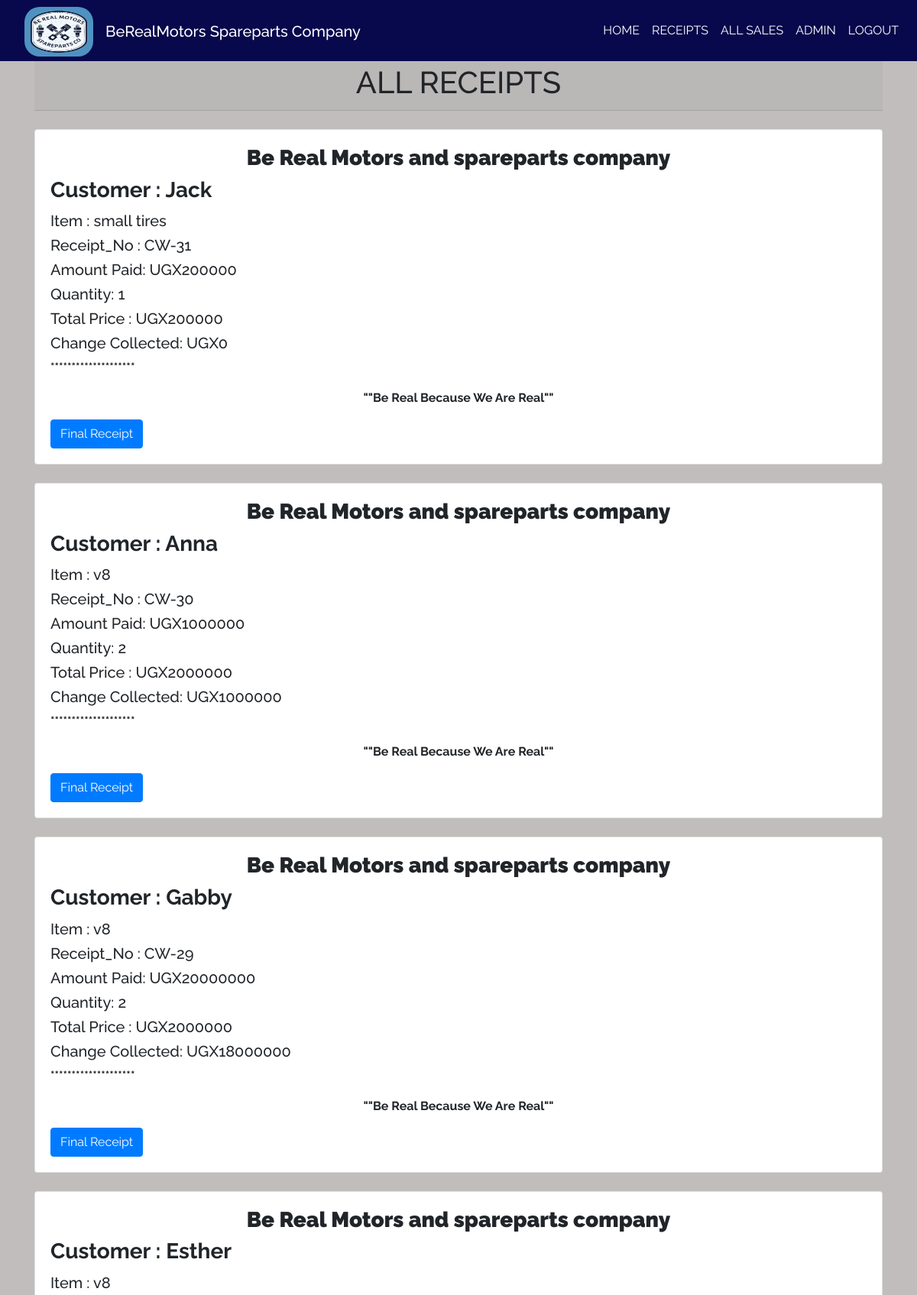
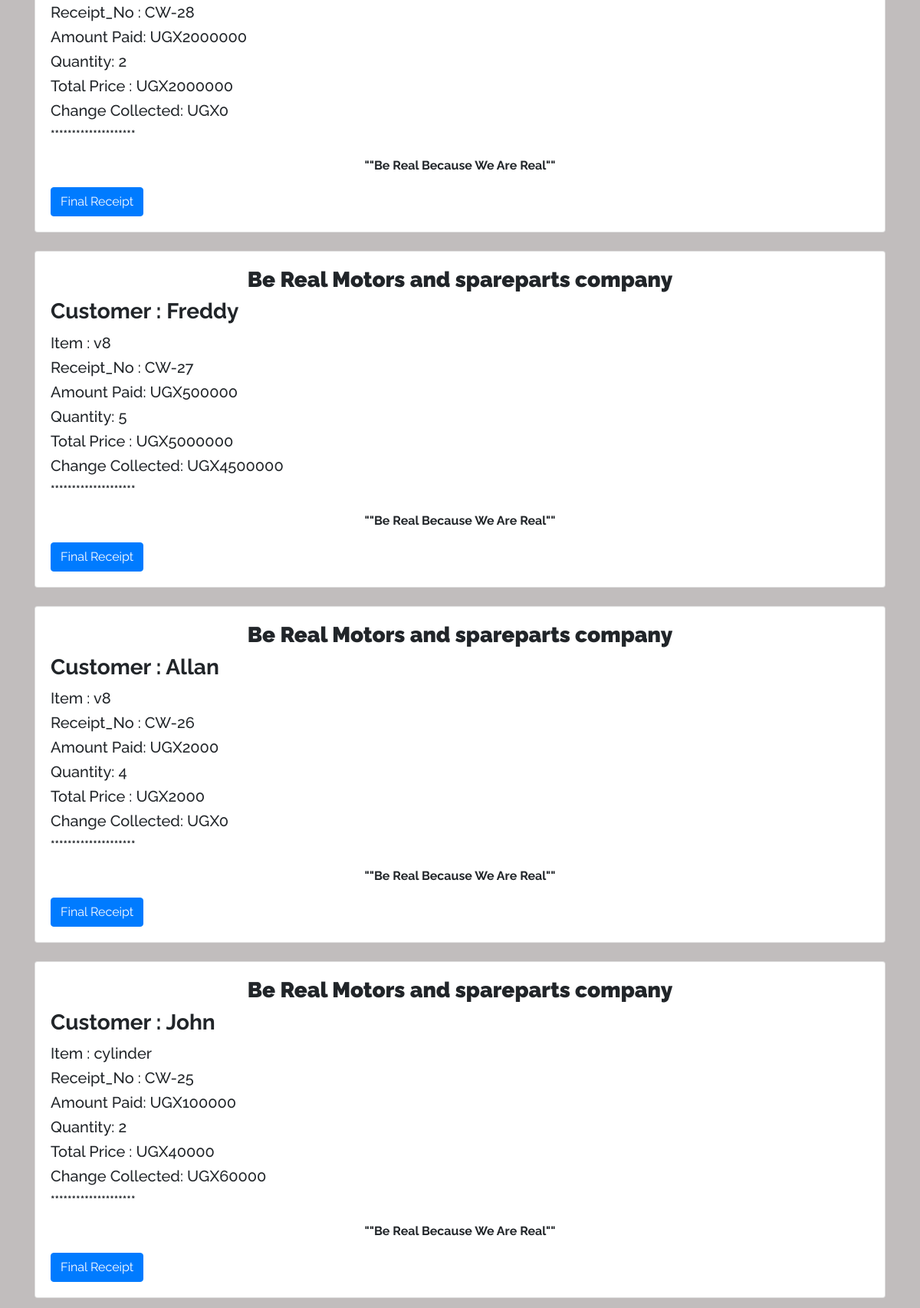
The app's page /receipt/ (signed in, upper part) with its own data (2 pictures, top to bottom).
### spareApp/models.py (models this page shows, shortened)
class Sale(models.Model):
    part_purchased = models.ForeignKey(Product,on_delete=models.CASCADE,null=False, blank=False)
    quantity = models.IntegerField(default=0,null=False,blank=False)
    amount_received = models.IntegerField(default=0,null=False,blank=False)
    buyer_names = models.CharField(max_length=100,null=False,blank=False)
    unit_price = models.IntegerField(default=0,null=False,blank=False)
    branch = models.CharField(max_length=100, null=False,blank=False)
    buyer_contact = models.IntegerField(default=0,null=False,blank=False)
    date_of_purchase = models.DateField(default=timezone.now)
    def get_total(self):
        total = self.quantity * self.part_purchased.unit_price
        return int(total)
    def get_change(self):
        change = self.get_total() -self.amount_received
        return abs(int(change))

class Product(models.Model):
    Category_name = models.ForeignKey(Category,on_delete=models.CASCADE,null=False, blank=False)
    part_name = models.CharField(max_length=50, null = False, blank=False)
    country_of_origin = models.CharField(max_length=50,null=False,blank=False)
    total_quantity = models.IntegerField(default=0, null=False, blank=False)
    issued_quantity = models.IntegerField(default=0, null=False,blank=False)
    received_quantity = models.IntegerField(default=0, null=False,blank=False)
    unit_price =models.IntegerField(default=0, null=False,blank=False)
    arrival_date =models.DateField(default=timezone.now)
    branch_name =models.CharField(max_length=100, null=False,blank=False)
    part_number = models.IntegerField(default=0,null=True,blank=True)
    def __str__(self):
        return self.part_name

### spareApp/views.py (the view)
# urls.py: path('receipt/',views.receipt,name='receipt'),
@login_required
def receipt(request):
    sales = Sale.objects.all().order_by('-id')
    return render(request,'spare/receipt.html',{'sales':sales})

### template/spare/receipt.html
{% extends 'spare/base.html' %}
{% block content %}
<br /><br><br>
<div class="container">
  <h1 class="card-header text-center">ALL RECEIPTS</h1><br>
  {% for sale in sales %}
  <div class="card" style="font-weight: bolder; z-index: 0;">
    <div class="card-body">
      <h3 style="text-align: center; font-weight: bolder;">Be Real Motors and spareparts company</h3>
      <h3 class="card-title" style="font-weight: bold;">Customer : {{sale.buyer_names | title}}</h3>
      <h6 class="card-text" style="font-size: 20px;">Item : {{sale.part_purchased}}</h6>
      <h6 class="card-text" style="font-size: 20px; ">Receipt_No : CW-{{sale.id}}</h6>
      <h6 class="card-text" style="font-size: 20px;">Amount Paid: UGX{{ sale.amount_received }}</h6>
      <h6 class="card-text" style="font-size: 20px;">Quantity: {{sale.quantity }}</h6>
      <h2 style="font-size: 20px;">Total Price : UGX{{ sale.get_total }}</h2>
      <div style="flex: 1">
        <h6 class="card-text" style="font-size: 20px;">Change Collected: UGX{{ sale.get_change }}</h6>
        <p style="font-weight: bold;">********************</p>
        <p style="text-align: center;">""Be Real Because We Are Real""</p>
        <a href="{% url 'receipt_detail' sale.id %}">
          <input type="submit" value="Final Receipt" class="btn btn-primary" type="button"/>
        </a>
      </div>
    </div>
  </div>
  <br/>
  {% endfor %}
</div>
<br>
<br>
<br>
{% endblock %}

### spareApp/static/css/base.css (style rules this page uses)
body { background-color: hsl(0, 3%, 75%); font-family: 'raleway'; overflow-x:hidden ; }

### records on screen
Sale: buyer_names "Jack", part_purchased "small tires", id "31", amount_received "200000", quantity "1", get_total "200000", get_change "0"
Sale: buyer_names "Anna", part_purchased "v8", id "30", amount_received "1000000", quantity "2", get_total "2000000", get_change "1000000"
Sale: buyer_names "Gabby", part_purchased "v8", id "29", amount_received "20000000", quantity "2", get_total "2000000", get_change "18000000"
Sale: buyer_names "Esther", part_purchased "v8", id "28", amount_received "2000000", quantity "2", get_total "2000000", get_change "0"
Sale: buyer_names "Freddy", part_purchased "v8", id "27", amount_received "500000", quantity "5", get_total "5000000", get_change "4500000"
Sale: buyer_names "Allan", part_purchased "v8", id "26", amount_received "2000", quantity "4", get_total "2000", get_change "0"
Sale: buyer_names "John", part_purchased "cylinder", id "25", amount_received "100000", quantity "2", get_total "40000", get_change "60000"
